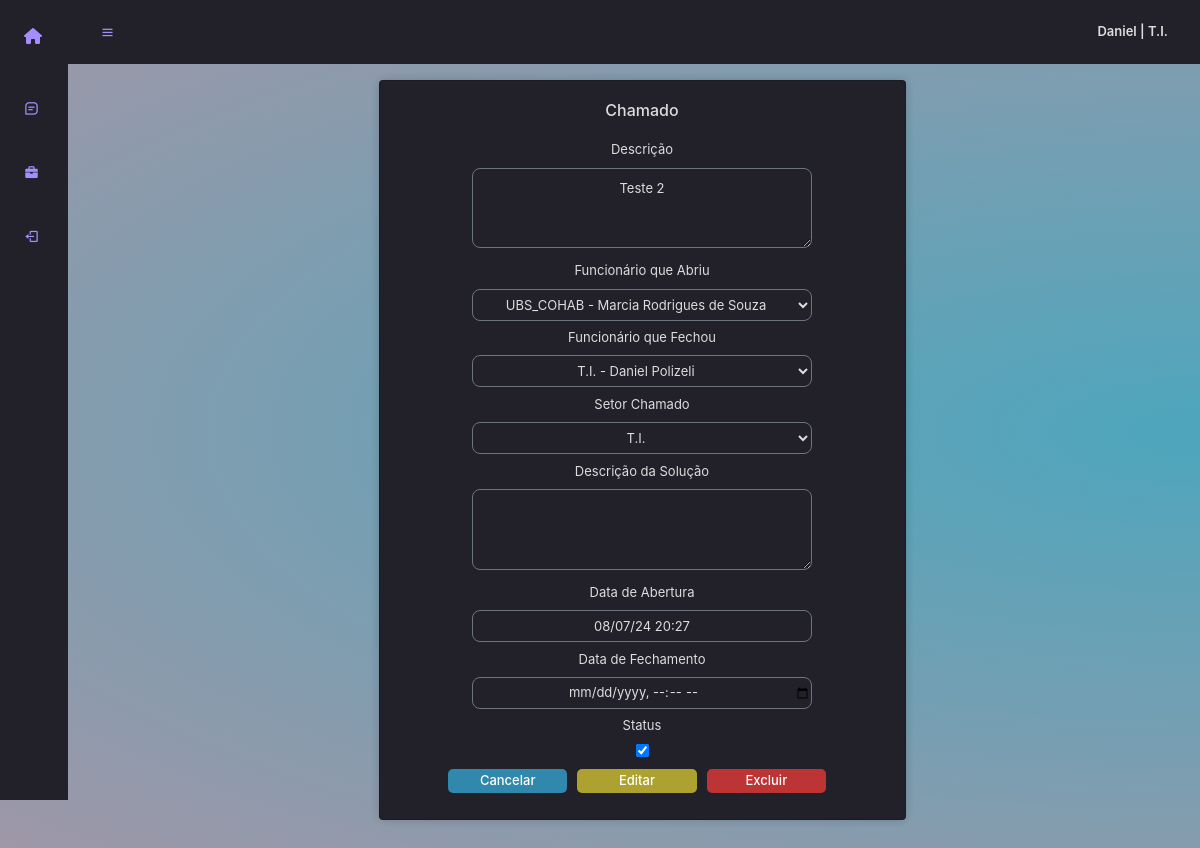
The page /chamado/edita_chamado/2/ (signed in) on the database as committed earlier.
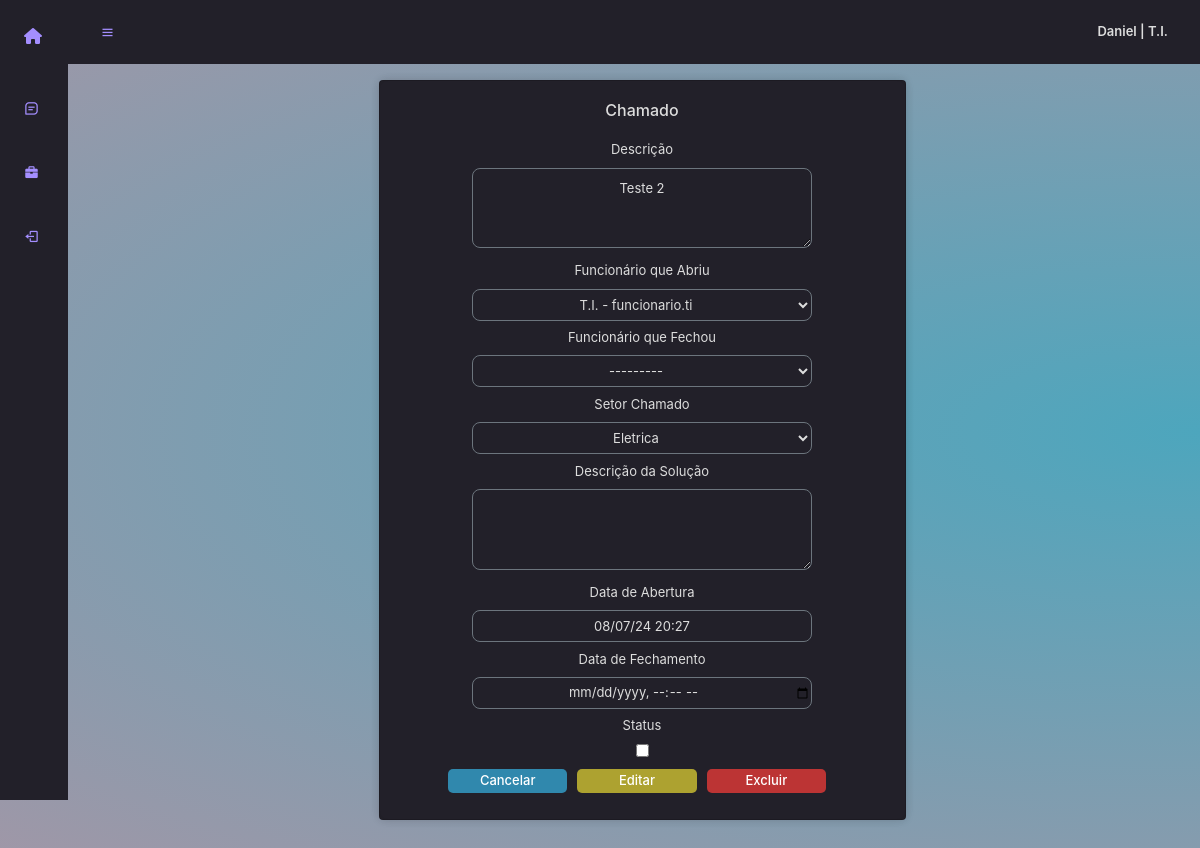
The same page on the database as committed later.
### home/models.py (models this page shows, shortened)
class Chamado(models.Model):
    descricao = models.CharField(max_length=280)
    funcionario_abriu = models.ForeignKey(Funcionario, on_delete=models.CASCADE, limit_choices_to={'status': True}, related_name='chamados_abertos')
    funcionario_fechou = models.ForeignKey(Funcionario, on_delete=models.CASCADE, limit_choices_to={'status': True}, related_name='chamados_fechados', blank=True, null=True)
    setor = models.ForeignKey(Setor, on_delete=models.CASCADE, limit_choices_to={'status': True, 'recebe_chamado': True,})
    status = models.BooleanField(default=False)
    descricao_solucao = models.CharField(max_length=280, default='', blank=True, null=True)
    data_abertura = models.DateTimeField(auto_now_add=True)
    data_fechamento = models.DateTimeField(blank=True, null=True)
    ativo = models.BooleanField(default=True)

### home/views/chamados.py (the view)
# urls.py: path('chamado/edita_chamado/<int:chamado_id>/', edita_chamado, name='edita_chamado'),
@login_required(login_url='/login/')
def edita_chamado(request, chamado_id):
    chamado = get_object_or_404(Chamado, pk=chamado_id)
    if request.method == "POST":
        form = ChamadoForm(request.POST, instance=chamado)
        if form.is_valid():
            form.save()
            return redirect('home:lista_chamados')
    else:
        form = ChamadoForm(instance=chamado)
    return render(request, 'home/chamados/editar_chamado.html', {'form': form, 'chamado': chamado})

### home/models.py (called while the page is built)
    def __str__(self) -> str:
        return f'{self.nome}'

    def __str__(self):
        return f'{self.setor} - {self.nome}'

### home/templates/home/chamados/editar_chamado.html (shortened to what this page needs)
{% extends "base.html" %}
{% load static %}
{% block header %}
<link rel="stylesheet" href="{% static 'home/css/chamados/editar_chamado.css' %}">
<link rel="stylesheet" href="https://stackpath.bootstrapcdn.com/bootstrap/4.3.1/css/bootstrap.min.css">
<link rel="stylesheet" href="https://cdnjs.cloudflare.com/ajax/libs/font-awesome/4.7.0/css/font-awesome.min.css">
{% endblock %}
{% block content %}
<div class="card">
    <form action="{% url 'home:edita_chamado' chamado.id %}" method="POST">
        <h1 class="titulo">Chamado</h1>
        <p>
            <label>Descrição</label>
            {{ form.descricao }}
        </p>
        <p>
            <label>Funcionário que Abriu</label>
            {{ form.funcionario_abriu }}
        </p>
        <p>
            <label>Funcionário que Fechou</label>
            {{ form.funcionario_fechou }}
        </p>
        <p>
            <label>Setor Chamado</label>
            {{ form.setor }}
        </p>
        <p>
            <label>Descrição da Solução</label>
            {{ form.descricao_solucao }}
        </p>
        <p>
            <label>Data de Abertura</label>
            {{ form.data_abertura_display }}
        </p>
        <p>
            <label>Data de Fechamento</label>
            {{ form.data_fechamento }}
        </p>
        <p>
            <label>Status</label>
            {{ form.status }}
        </p>
        <div class="button-container">
            <button type="button" class="exclui" onclick="redirecionarParaPagina();">Cancelar</button>
            <button type="submit" class="edita">Editar</button>
            <button type="button" class="cancela" onclick="redirecionarParaPaginaExcluir({{ chamado.id }});">Excluir</button>
        </div>
    </form>
</div>
{%endblock%}

Rows that differ between the two databases and show on the page:
changed Chamado "Teste 2": funcionario_abriu "UBS_COHAB - Marcia Rodrigues de Souza" → "T.I. - funcionario.ti"; funcionario_fechou "T.I. - Daniel Polizeli" → "---------"; setor "T.I." → "Eletrica"; status "☑" → "☐"
